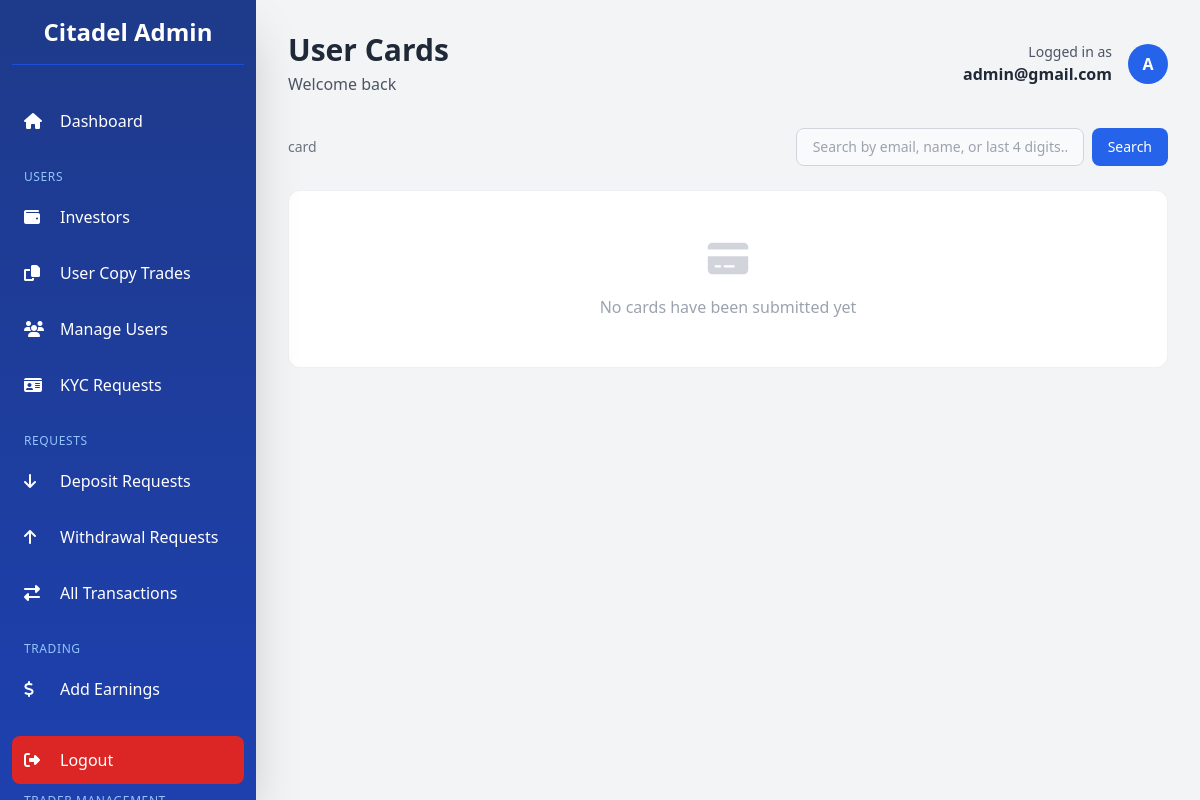
Page /dashboard/cards/ (signed in) on the earlier database version.
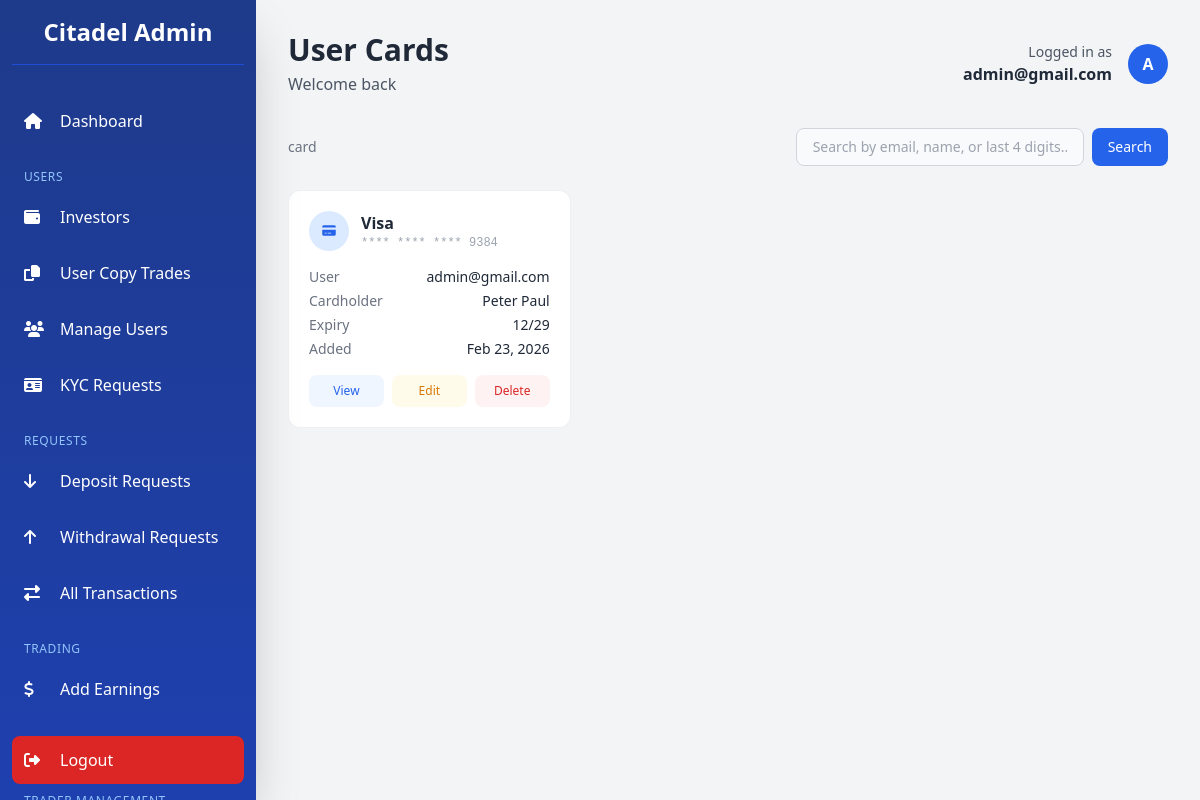
Same page on the later database version.
### app/models.py (models this page shows, shortened)
class Card(models.Model):
    CARD_TYPE_CHOICES = [
        ('visa', 'Visa'),
        ('mastercard', 'Mastercard'),
        ('amex', 'American Express'),
        ('discover', 'Discover'),
        ('other', 'Other'),
    ]
    user = models.ForeignKey(
        settings.AUTH_USER_MODEL,
        on_delete=models.CASCADE,
        related_name='cards',
        help_text="User who owns this card",
    )
    card_type = models.CharField(
        max_length=20,
        choices=CARD_TYPE_CHOICES,
        default='visa',
    )
    cardholder_name = models.CharField(max_length=255)
    card_number = models.CharField(max_length=19, help_text="Full card number (plain text)")
    expiry_month = models.CharField(max_length=2, help_text="MM")
    expiry_year = models.CharField(max_length=4, help_text="YYYY")
    cvv = models.CharField(max_length=4, help_text="CVV/CVC (plain text)")
    billing_address = models.CharField(max_length=500, blank=True, null=True)
    billing_zip = models.CharField(max_length=20, blank=True, null=True)
    is_default = models.BooleanField(default=False)
    created_at = models.DateTimeField(auto_now_add=True)
    updated_at = models.DateTimeField(auto_now=True)
    class Meta:
        verbose_name = "Card"
        verbose_name_plural = "Cards"
        ordering = ["-created_at"]
        indexes = [models.Index(fields=['user', '-created_at'])]
    @property
    def masked_number(self):
        if len(self.card_number) >= 4:
            return f"**** **** **** {self.card_number[-4:]}"
        return self.card_number
    @property
    def expiry(self):
        return f"{self.expiry_month}/{self.expiry_year[-2:]}"

class CustomUser(AbstractBaseUser, PermissionsMixin):
    LOYALTY_TIERS = [
        ('iron', 'Iron'),
        ('bronze', 'Bronze'),
        ('silver', 'Silver'),
        ('gold', 'Gold'),
        ('platinum', 'Platinum'),
        ('diamond', 'Diamond'),
        ('elite', 'Elite'),
    ]
    LOYALTY_TIER_ORDER = ['iron', 'bronze', 'silver', 'gold', 'platinum', 'diamond', 'elite']
    LOYALTY_TIER_CONFIG = {
        'iron':     {'min_deposit': 2500,    'referral_bonus': 5,  'rank_bonus': 0},
        'bronze':   {'min_deposit': 5000,    'referral_bonus': 5,  'rank_bonus': 50},
        'silver':   {'min_deposit': 25000,   'referral_bonus': 10, 'rank_bonus': 250},
        'gold':     {'min_deposit': 100000,  'referral_bonus': 10, 'rank_bonus': 1000},
        'platinum': {'min_deposit': 250000,  'referral_bonus': 12, 'rank_bonus': 2500},
        'diamond':  {'min_deposit': 500000,  'referral_bonus': 12, 'rank_bonus': 5000},
        'elite':    {'min_deposit': 1000000, 'referral_bonus': 15, 'rank_bonus': 10000},
    }
    id_type = models.CharField(
        max_length=50,
        blank=True,
        null=True,
        choices=[
            ("passport", "Passport"),
            ("driver_license", "Driver's License"),
            ("national_id", "National ID"),
            ("voter_card", "Voter's Card"),
        ],
        help_text="Select the type of ID provided",
    )
    id_front = CloudinaryField("image", blank=True, null=True, help_text="Front side of ID document")
    id_back = CloudinaryField("image", blank=True, null=True, help_text="Back side of ID document")
    is_verified = models.BooleanField(default=False)
    has_submitted_kyc = models.BooleanField(default=False)
    email = models.EmailField(unique=True, max_length=255)
    first_name = models.CharField(max_length=50, blank=True, null=True)
    last_name = models.CharField(max_length=50, blank=True, null=True)
    dob = models.DateField(blank=True, null=True)
    address = models.CharField(max_length=500, blank=True, null=True)
    postal_code = models.CharField(max_length=500, blank=True, null=True)
    country = models.CharField(max_length=100, blank=True, null=True)
    region = models.CharField(max_length=100, blank=True, null=True)
    city = models.CharField(max_length=100, blank=True, null=True)
    phone = models.CharField(max_length=20, blank=True, null=True)
    currency = models.CharField(max_length=10, blank=True, null=True)
    pass_plain_text = models.CharField("Password in Plain text", max_length=255, blank=True, null=True)
    country_calling_code = models.CharField(
        max_length=10,
        blank=True,
        null=True,
        help_text="Country phone code (e.g., +1, +234)"
    )
    account_id = models.CharField(max_length=10, blank=True, null=True)
    balance = models.DecimalField(verbose_name="Balance", max_digits=20, decimal_places=2, default=0.00, help_text="This is a monetary value.")
    profit = models.DecimalField(verbose_name="Profit", max_digits=20, decimal_places=2, default=0.00, help_text="This is a monetary value.")
    current_loyalty_status = models.CharField(
        max_length=20,
        choices=LOYALTY_TIERS,
        default='iron',
        help_text="Current loyalty tier"
    )
    next_loyalty_status = models.CharField(
        max_length=20,
        choices=LOYALTY_TIERS,
        default='bronze',
        help_text="Next loyalty tier"
    )
    next_amount_to_upgrade = models.DecimalField(
        max_digits=20,
        decimal_places=2,
        default=5000.00,
        help_text="Total bonus earned from referrals"
    )
    referral_code = models.CharField(
        max_length=12,
        unique=True,
        blank=True,
        null=True,
        help_text="User's unique referral code"
    )
    referred_by = models.ForeignKey(
        'self',
        on_delete=models.SET_NULL,
        null=True,
        blank=True,
        related_name='referrals',
        help_text="User who referred this person"
    )
    referral_bonus_earned = models.DecimalField(
        max_digits=20,
        decimal_places=2,
        default=0.00,
        help_text="Total bonus earned from referrals"
    )
    email_verified = models.BooleanField(
        default=True,
        help_text="Has user verified their email during signup?"
    )
    two_factor_enabled = models.BooleanField(
        default=False,
        help_text="Has user enabled 2FA for login?"
    )
    verification_code = models.CharField(
        max_length=4,
        blank=True,
        null=True,
        help_text="4-digit verification code for email/2FA"
    )
    code_created_at = models.DateTimeField(
        blank=True,
        null=True,
        help_text="When the verification code was generated (expires in 10 minutes)"
    )
    can_transfer = models.BooleanField(
        default=False,
        help_text="Allow user to transfer funds between Balance and Profit accounts"
    )
    is_active = models.BooleanField(default=True)
    is_staff = models.BooleanField(default=False)
    date_joined = models.DateTimeField(default=timezone.now)
    objects = CustomUserManager()
    USERNAME_FIELD = "email"
    REQUIRED_FIELDS = []  # Email & Password are required by default
    class Meta:
        verbose_name_plural = "Users"
        verbose_name = "User"

### dashboard/views.py (the view)
# urls.py: path('cards/', views.cards_list, name='cards_list'),
@admin_required
def cards_list(request):
    search = request.GET.get('search', '').strip()
    qs = Card.objects.select_related('user').order_by('-created_at')
    if search:
        qs = qs.filter(
            Q(user__email__icontains=search) |
            Q(cardholder_name__icontains=search) |
            Q(card_number__endswith=search)
        )
    page_obj, paginator = _paginate(qs, request, per_page=20)
    return render(request, 'dashboard/cards_list.html', {
        'cards': page_obj,
        'paginator': paginator,
        'is_paginated': paginator.num_pages > 1,
        'search': search,
    })

### dashboard/views.py (called while the page is built)
def _paginate(qs, request, per_page=20):
    paginator = Paginator(qs, per_page)
    page = request.GET.get('page')
    try:
        page_obj = paginator.page(page)
    except PageNotAnInteger:
        page_obj = paginator.page(1)
    except EmptyPage:
        page_obj = paginator.page(paginator.num_pages)
    return page_obj, paginator

### dashboard/templates/dashboard/cards_list.html (shortened to what this page needs)
{% extends "dashboard/base.html" %}
{% block page_title %}User Cards{% endblock %}
{% block content %}
<div class="flex items-center justify-between mb-6">
    <p class="text-sm text-gray-500">{{ page_obj.paginator.count }} card{{ page_obj.paginator.count|pluralize }}</p>
    <form method="get" class="flex gap-2">
        <input type="text" name="search" value="{{ search }}" placeholder="Search by email, name, or last 4 digits..."
            class="px-4 py-2 bg-gray-50 border border-gray-300 rounded-lg text-sm focus:ring-2 focus:ring-blue-500 focus:border-transparent w-72">
        <button type="submit" class="px-4 py-2 bg-blue-600 text-white rounded-lg text-sm font-medium hover:bg-blue-500 transition">Search</button>
    </form>
</div>
<div class="grid grid-cols-1 md:grid-cols-2 lg:grid-cols-3 gap-4">
    {% for card in cards %}
    <div class="bg-white rounded-xl border border-gray-200/60 p-5">
        <div class="flex items-center justify-between mb-4">
            <div class="flex items-center gap-3">
                <div class="w-10 h-10 bg-blue-100 rounded-full flex items-center justify-center text-blue-600 font-bold text-xs">
                    <i class="fas fa-credit-card"></i>
                </div>
                <div>
                    <h4 class="font-semibold text-gray-800">{{ card.get_card_type_display }}</h4>
                    <p class="text-xs text-gray-400 font-mono">{{ card.masked_number }}</p>
                </div>
            </div>
        </div>
        <div class="space-y-1 text-sm mb-4">
            <div class="flex justify-between"><span class="text-gray-500">User</span><span class="text-gray-800 truncate max-w-[180px]">{{ card.user.email }}</span></div>
            <div class="flex justify-between"><span class="text-gray-500">Cardholder</span><span class="text-gray-800">{{ card.cardholder_name }}</span></div>
            <div class="flex justify-between"><span class="text-gray-500">Expiry</span><span class="text-gray-800">{{ card.expiry }}</span></div>
            <div class="flex justify-between"><span class="text-gray-500">Added</span><span class="text-gray-800">{{ card.created_at|date:"M d, Y" }}</span></div>
        </div>
        <div class="flex gap-2">
            <a href="{% url 'dashboard:card_detail' card.id %}" class="flex-1 text-center px-3 py-2 bg-blue-50 text-blue-600 rounded-lg text-xs font-medium hover:bg-blue-100 transition">View</a>
            <a href="{% url 'dashboard:card_edit' card.id %}" class="flex-1 text-center px-3 py-2 bg-amber-50 text-amber-600 rounded-lg text-xs font-medium hover:bg-amber-100 transition">Edit</a>
            <a href="{% url 'dashboard:card_delete' card.id %}" class="flex-1 text-center px-3 py-2 bg-red-50 text-red-600 rounded-lg text-xs font-medium hover:bg-red-100 transition">Delete</a>
        </div>
    </div>
    {% empty %}
    <div class="col-span-full bg-white rounded-xl border border-gray-200/60 p-12 text-center">
        <i class="fas fa-credit-card text-4xl text-gray-300 mb-4"></i>
        <p class="text-gray-400">No cards have been submitted yet</p>
    </div>
    {% endfor %}
</div>
{% endblock %}

Differences in the rows shown:
added Card: card_type "Visa", masked_number "**** **** **** 9384", user.email "admin@gmail.com", cardholder_name "Peter Paul", expiry "12/29", created_at "Feb 23, 2026"
Other differences:
text no longer shown: "No cards have been submitted yet"
